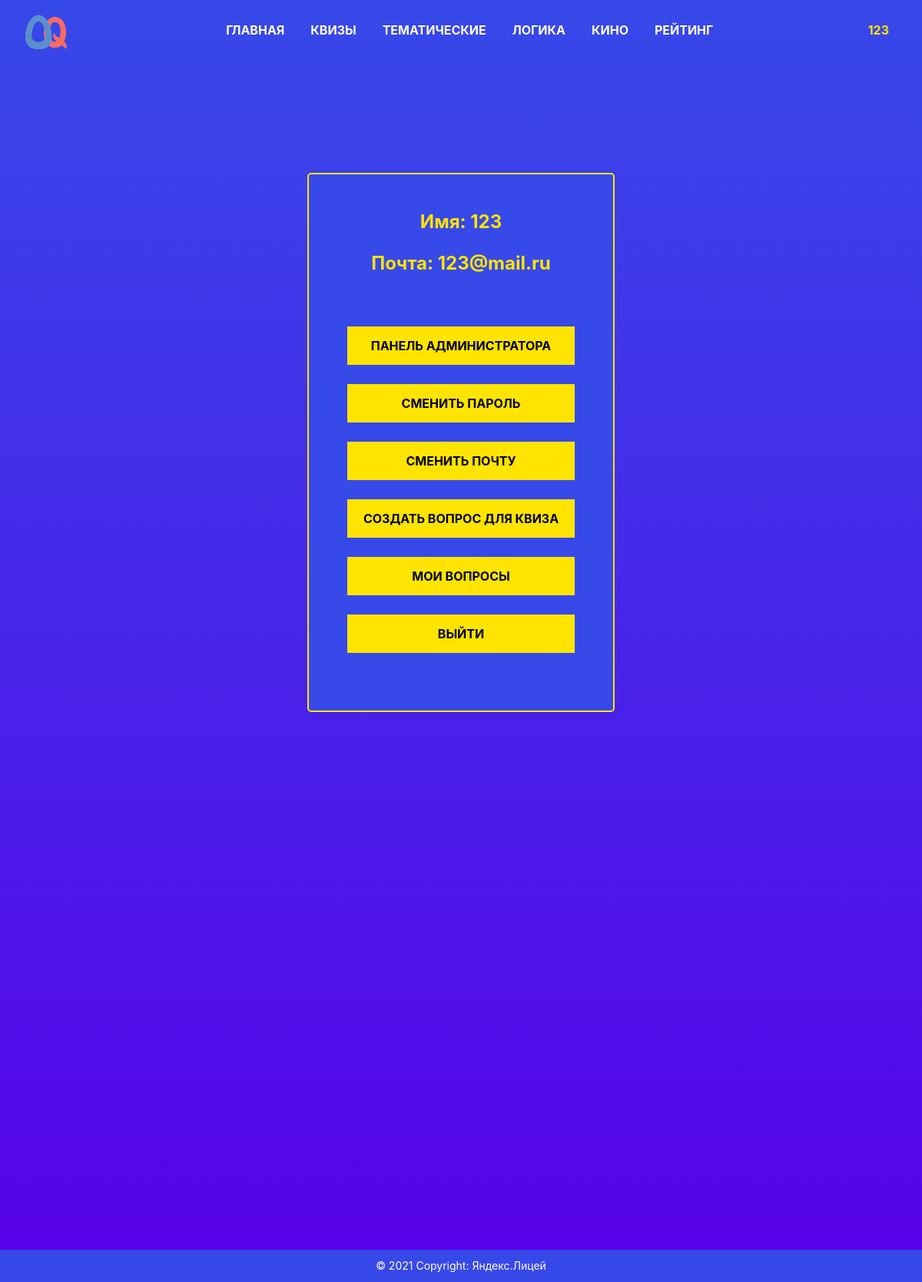
The app's page /profile/1 (signed in), older data.
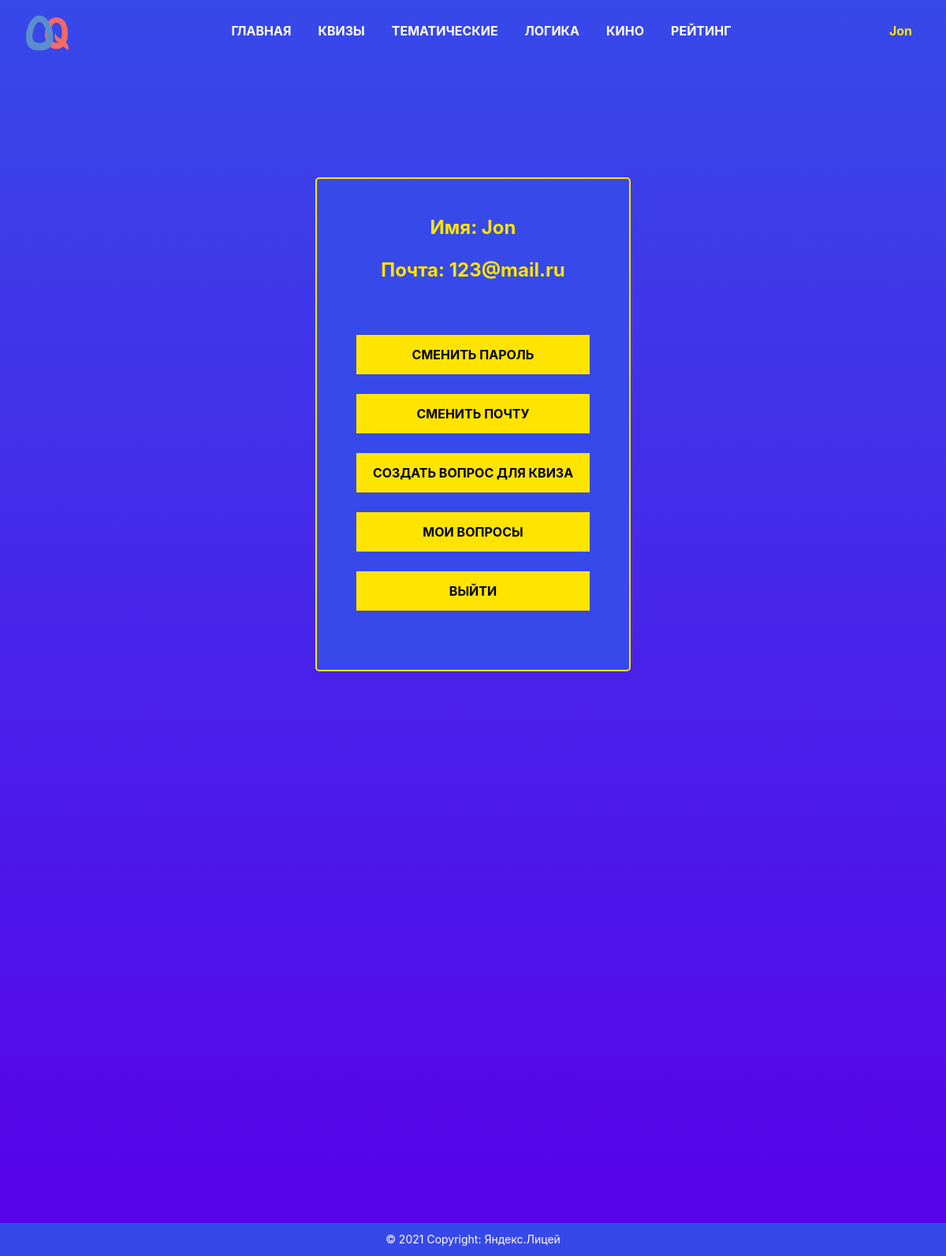
The same page, newer data.
### data/users.py (models this page shows, shortened)
class User(SqlAlchemyBase, UserMixin):
    __tablename__ = 'users'
    id = sqlalchemy.Column(sqlalchemy.Integer,
                           primary_key=True, autoincrement=True)
    name = sqlalchemy.Column(sqlalchemy.String, nullable=True)
    email = sqlalchemy.Column(sqlalchemy.String,
                              index=True, unique=True, nullable=True)
    status = sqlalchemy.Column(sqlalchemy.String, nullable=True)
    hashed_password = sqlalchemy.Column(sqlalchemy.String, nullable=True)
    created_date = sqlalchemy.Column(sqlalchemy.DateTime,
                                     default=datetime.datetime.now)

### views.py (the view)
@app.route('/profile/<user>')
@login_required
def profile(user):
    return render_template("profile.html", user=current_user)

### data/db_session.py (called while the page is built)
def create_session() -> Session:
    global __factory
    return __factory()

### views.py (called while the page is built)
@login_manager.user_loader
def load_user(user_id):
    db_sess = db_session.create_session()
    return db_sess.query(User).get(user_id)

### templates/profile.html
{% extends "base.html" %}
{% block content %}
<div class="profile_block">
	<div class="profile_block__content">
		<div class="profile_block__user__name">Имя: {{ user.name }}</div>
		<div class="profile_block__email">Почта: {{ user.email }}</div>
		<div class="profile_block__btns">
			{% if user.id == 1 or user.status == "Администратор"%}
				<div class="profile_block__btn__pass yellow__btn2">
					<a href="/admin_panel">Панель администратора</a>
				</div>
			{% endif %}
			<div class="profile_block__btn__pass yellow__btn2">
				<a href="/change_password">Сменить пароль</a>
			</div>
			<div class="profile_block__btn__email yellow__btn2">
				<a href="/change_email">Сменить почту</a>
			</div>
			<div class="profile_block__btn__quiz yellow__btn2">
				<a href="/create_question_info">Создать вопрос для квиза</a>
			</div>
			<div class="profile_block__btn__my_quests yellow__btn2">
				<a href="/my_questions">Мои вопросы</a>
			</div>
			<div class="profile_block__btn__logout yellow__btn2">
				<a href="/logout">Выйти</a>
			</div>
		</div>
	</div>
</div>
{% endblock %}

### templates/base.html (shortened to what this page needs)
<!doctype html>
<html lang="en">
<head>
    <link rel="stylesheet"
          href="https://stackpath.bootstrapcdn.com/bootstrap/4.4.1/css/bootstrap.min.css"
>
    <link rel="stylesheet" type="text/css" href="/static/css/style.css"/>
</head>
<body>
  <div class="wrapper">
    <div class="header">
      <header>
        <nav class="navbar navbar-expand-lg navbar-light">
          <div class="container-fluid">
              <a class="navbar-brand" href="/">
                <img class="navbar__logo" src="../static/img/logo.png" width="64px" height="64px;">
              </a>
              {% if current_user.is_authenticated %}
                  <div class="collapse navbar-collapse" id="navbarNav">
              {% else %}
                  <div class="collapse navbar-collapse navbar__margin" id="navbarNav">
              {% endif %}
                <ul class="navbar-nav">
                  <li class="nav-item">
                    <a class="nav-link active" aria-current="page" href="/">ГЛАВНАЯ</a>
                  </li>
                  <li class="nav-item">
                    <a class="nav-link" href="/quizzes">КВИЗЫ</a>
                  </li>
                  <li class="nav-item">
                    <a class="nav-link" href="/thematic">ТЕМАТИЧЕСКИЕ</a>
                  </li>
                  <li class="nav-item">
                    <a class="nav-link" href="/logic">ЛОГИКА</a>
                  </li>
                  <li class="nav-item">
                    <a class="nav-link" href="/movie">КИНО</a>
                  </li>
                  <li class="nav-item">
                    <a class="nav-link" href="/rating">РЕЙТИНГ</a>
                  </li>
                </ul>
              </div>
              {% if current_user.is_authenticated %}
                  <div class="user_name__wrapper">
                    <a class="nav-link user_name" href="/profile/{{current_user.name}}">{{ current_user.name }}</a>
                  </div>
              {% else %}
                  <div class="form__btns">
                      <a class="btn btn-primary form__btn" href="/register">Зарегистрироваться</a>
                      <a class="btn btn-success form__btn" href="/login">Войти</a>
                  </div>
              {% endif %}
          </div>
        </nav>
      </header>
    </div>
    <div class="content">
      <main role="main">
        {% block content %}{% endblock %}
      </main>
    </div>
    <div class="footer">
      <footer class="text-center text-lg-start">
        <div class="text-center p-3">
          © 2021 Copyright:
          <a href="https://yandexlyceum.ru/" class="footer__yandex">Яндекс.Лицей</a>
        </div>
      </footer>
    </div>
  </div>
</body>
</html>

Row changes from the older to the newer data that the page shows:
changed User "123@mail.ru": name "123" → "Jon"; status "Администратор" → "Пользователь" (drawn)
Text that changed along with them:
text no longer shown: "ПАНЕЛЬ АДМИНИСТРАТОРА"
